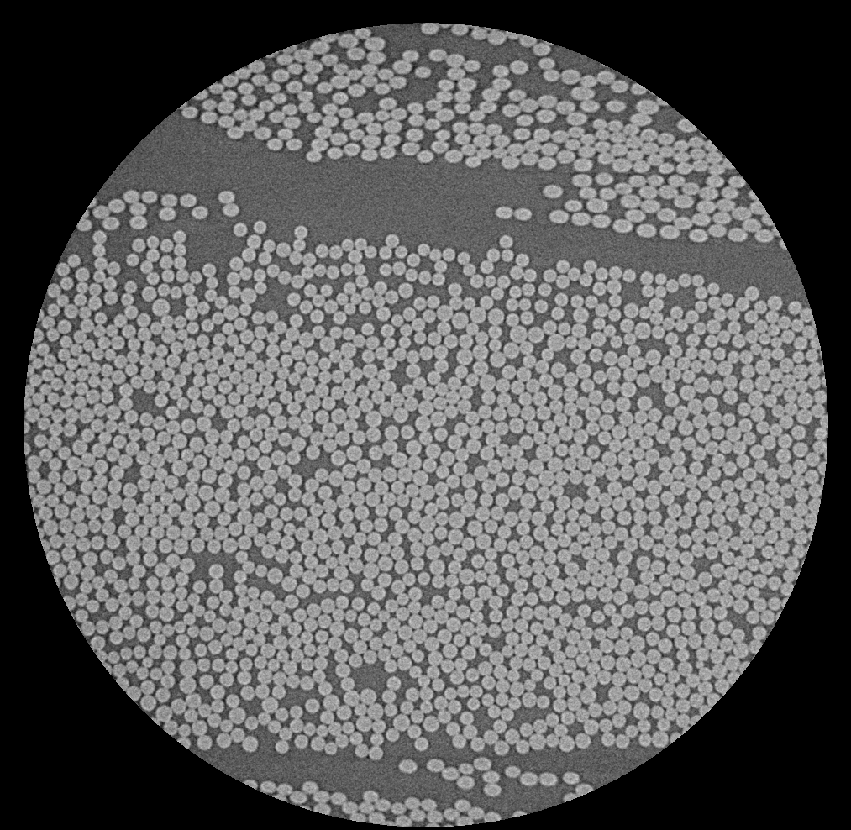
#> input picture Chapter01/data/fibres_xcth.png, 851 x 830 px, shrunk from 1013 x 988 before the run
$ jupyter execute week_1_b.ipynb
#> lines starting #> are read from the running program, lines starting #| are printed output that depends on the picture; long printed decimals are rounded
[cell 1]
import numpy as np
import matplotlib.pyplot as plt
from scipy.ndimage import convolve
import skimage.io
from skimage import img_as_float, color

def create_gaussian_1d(sigma, radius_multiplier=4):
    """
    Create a 1D Gaussian kernel of integer radius ~ radius_multiplier*sigma,
    normalized so that it sums to 1.
    Return both the x-values and the Gaussian array.
    """
    r = int(np.ceil(radius_multiplier * sigma))
    x = np.arange(-r, r + 1)
    g_unnorm = np.exp(-0.5 * (x / sigma)**2)
    g = g_unnorm / np.sum(g_unnorm)
    return x, g

def create_derivative_of_gaussian_1d(sigma, radius_multiplier=4):
    """
    Create a 1D derivative-of-Gaussian kernel, sampled at integer points.
    Return both the x-values and the derivative array.
    """
    r = int(np.ceil(radius_multiplier * sigma))
    x = np.arange(-r, r + 1)
    dg = -x / (sigma**2) * np.exp(-0.5 * (x / sigma)**2)
    return x, dg

def main():
    # 1) Choose a sigma (tune as needed)
    sigma = 1.0

    # 2) Create and plot 1D Gaussian
    x_g, g = create_gaussian_1d(sigma)
    plt.figure(figsize=(6,3))
    plt.stem(x_g, g, basefmt=' ')
    plt.title("1D Gaussian Kernel")
    plt.xlabel("x")
    plt.ylabel("g(x)")
    plt.show()
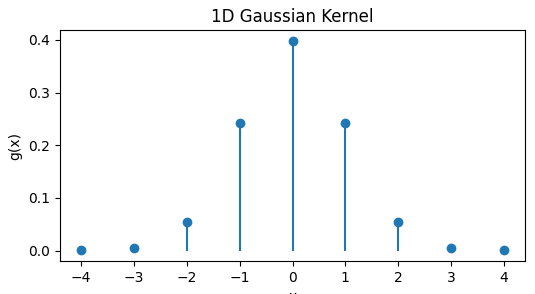
#> figure drawn by matplotlib, 1 panel

    # 3) Create and plot 1D derivative-of-Gaussian
    x_dg, dg = create_derivative_of_gaussian_1d(sigma)
    plt.figure(figsize=(6,3))
    plt.stem(x_dg, dg, basefmt=' ')
    plt.title("1D Derivative-of-Gaussian Kernel")
    plt.xlabel("x")
    plt.ylabel("dg(x)")
    plt.show()
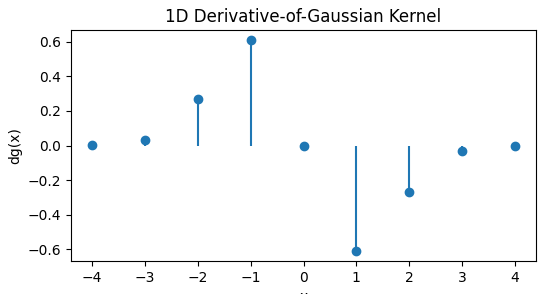
#> figure drawn by matplotlib, 1 panel

    # 4) Load your image: fibres_xcth.png
    image = skimage.io.imread("data/fibres_xcth.png")
#> image is the input picture: shape (830, 851) uint16; min 0, max 56436, mean 24019.7
    # Convert to float, (and grayscale if needed)
    if image.ndim == 3:
        image = color.rgb2gray(image)
    image = img_as_float(image)

    # 5) Form 2D Gaussian kernel from the outer product of g
    G2D = np.outer(g, g)

    # 6) Convolve image with 2D Gaussian
    image_2D = convolve(image, G2D, mode='reflect')

    # 7) Separable convolution: horizontally, then vertically
    g_row = g.reshape(1, -1)
    g_col = g.reshape(-1, 1)
    image_sep_x = convolve(image, g_row, mode='reflect')
    image_sep_xy = convolve(image_sep_x, g_col, mode='reflect')

    # 8) Compare the two results
    difference = image_2D - image_sep_xy
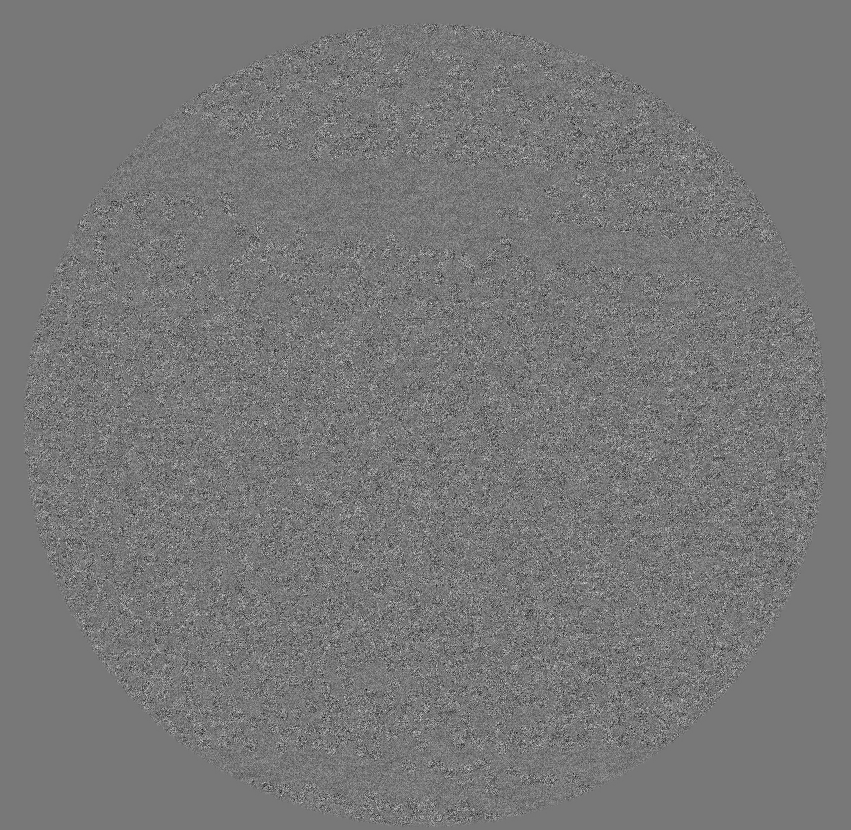
#> difference: shape (830, 851) float64; min -8.88e-16, max 9.99e-16, mean -1.38e-18; drawn with min black and max white
    avg_abs_diff = np.mean(np.abs(difference))
#> avg_abs_diff = 9.1e-17
    print(f"[Separable Convolution] Average absolute difference = {avg_abs_diff:.6f}")
#| [Separable Convolution] Average absolute difference = 0

    plt.figure()
    plt.imshow(difference, cmap='bwr')
    plt.title("Difference: 2D Convolution vs Separable (1D) Convolution")
    plt.colorbar()
    plt.show()
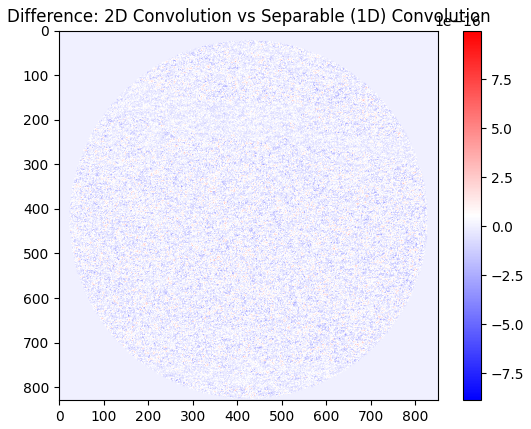
#> figure drawn by matplotlib, 2 panels

    # 9) Demonstrate derivative property
    #    Method A: (Gaussian -> finite-difference derivative)
    derivative_approx = np.array([0.5, 0, -0.5])
    blurred = convolve(image, g_row, mode='reflect')  # blur horizontally
    d_image_A = convolve(blurred, derivative_approx.reshape(1, -1), mode='reflect')
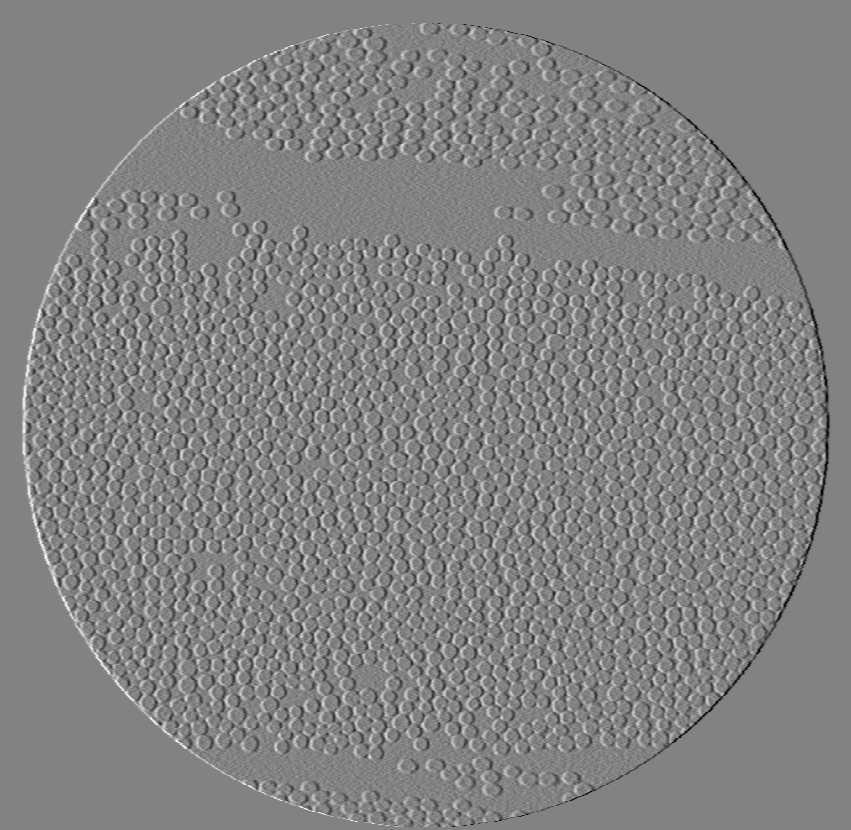
#> d_image_A: shape (830, 851) float64; min -0.245, max 0.234, mean -2.12e-21; drawn with min black and max white

    #    Method B: direct convolution with derivative-of-Gaussian
    d_image_B = convolve(image, dg.reshape(1, -1), mode='reflect')

    # Compare the two derivative results
    diff_deriv = d_image_A - d_image_B
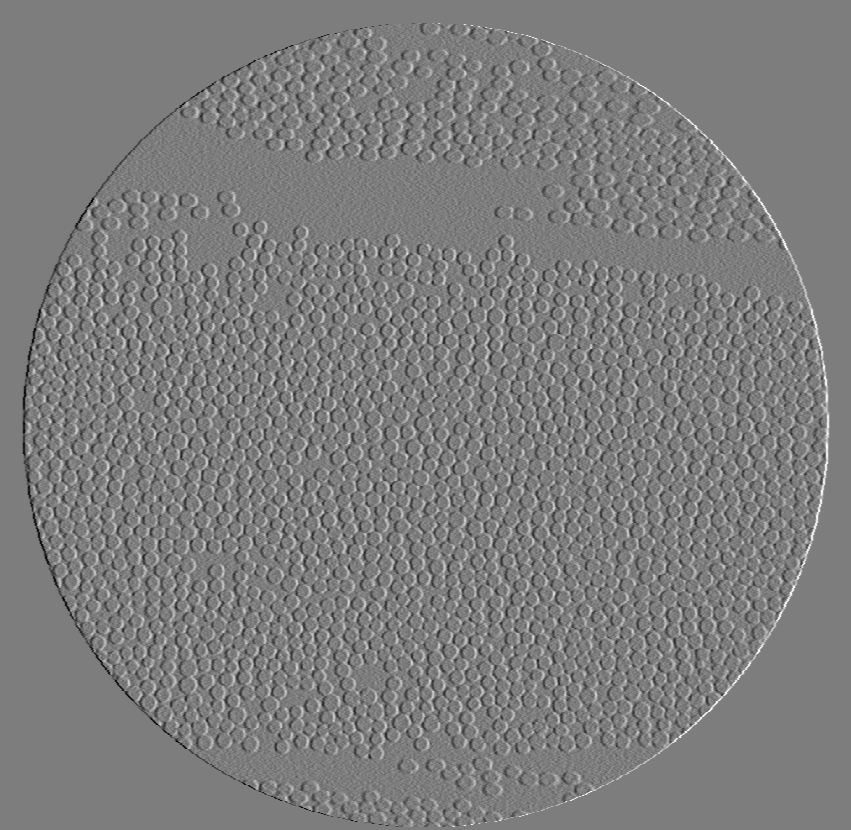
#> diff_deriv: shape (830, 851) float64; min -0.439, max 0.454, mean 2.7e-20; drawn with min black and max white
    avg_abs_diff_deriv = np.mean(np.abs(diff_deriv))
#> avg_abs_diff_deriv = 0.0412
    print(f"[Derivative Check] Average absolute difference = {avg_abs_diff_deriv:.6f}")
#| [Derivative Check] Average absolute difference = 0.04121

    plt.figure()
    plt.imshow(diff_deriv, cmap='bwr')
    plt.title("Difference: (Gaussian→FiniteDiff) vs (Derivative-of-Gaussian)")
    plt.colorbar()
    plt.show()
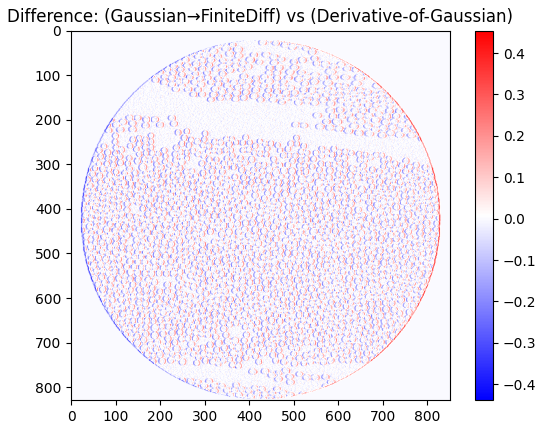
#> figure drawn by matplotlib, 2 panels

if __name__ == "__main__":
    main()

$ run again, with Chapter01/data/noisy_number_2023.png copied over Chapter01/data/fibres_xcth.png
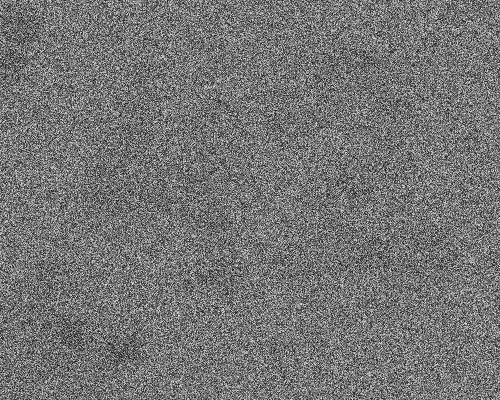
#> input picture Chapter01/data/noisy_number_2023.png, 500 x 400 px
#> in main, image is the input picture: shape (400, 500); min 13, max 225, mean 117.2
#> avg_abs_diff = 1.01e-16
#| [Separable Convolution] Average absolute difference = 0
#> in main, `diff_deriv = d_image_A - d_image_B`:
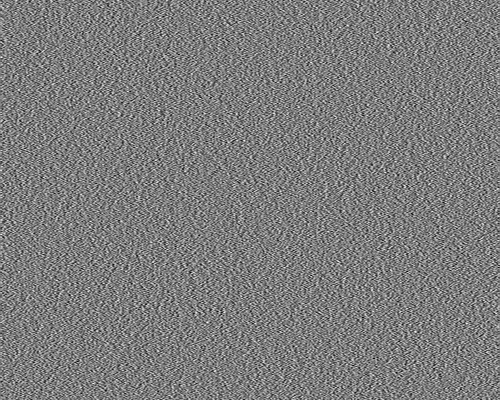
#> diff_deriv: shape (400, 500) float64; min -0.378, max 0.394, mean 2.41e-05; drawn with min black and max white
#> avg_abs_diff_deriv = 0.0836
#| [Derivative Check] Average absolute difference = 0.08364
#> in main, `plt.show()`:
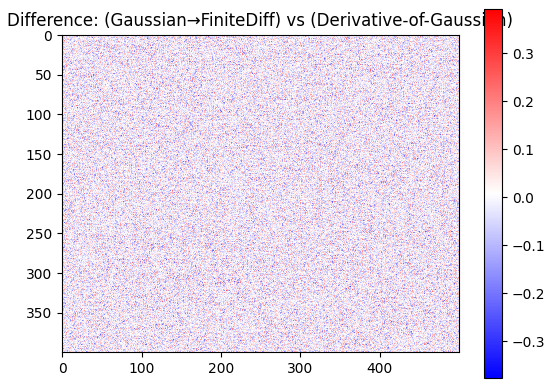
#> figure drawn by matplotlib, 2 panels
